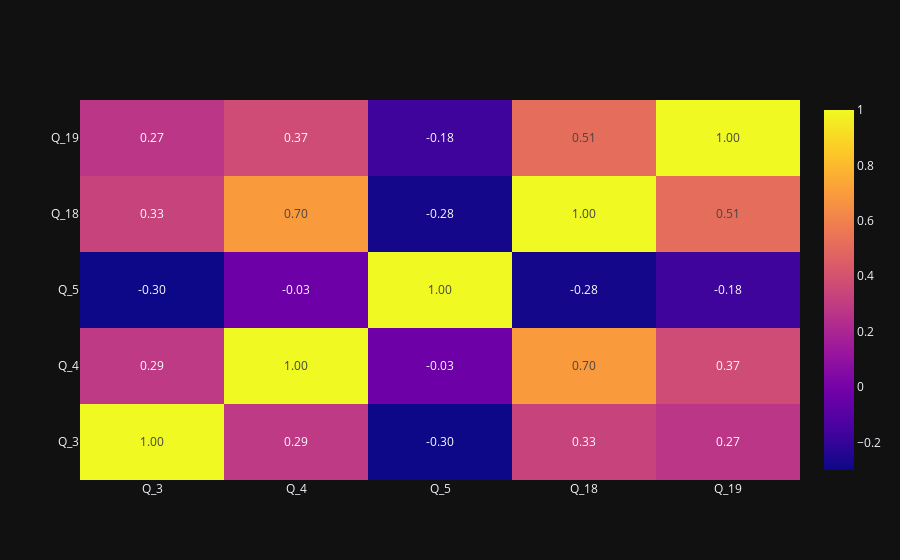

The notebook cell saved with this chart:
### Code cell
import plotly.graph_objects as go
import numpy as np

nc = df[numerical_d].corr()
fig = go.Figure()
fig.add_trace(
    go.Heatmap(
        x = nc.columns,
        y = nc.index,
        z = np.array(nc),
        text=nc.values,
        texttemplate='%{text:.2f}'
    )
)
fig.show()

### Figure 1 — Plotly figure (JSON) as saved in the notebook; plotly's stock layout.template omitted (floating-point values rounded to 4 significant figures)
{"data": [{"text": [[1.0, 0.2898, -0.2996, 0.3322, 0.2747], [0.2898, 1.0, -0.02813, 0.6953, 0.3714], [-0.2996, -0.02813, 1.0, -0.2789, -0.175], [0.3322, 0.6953, -0.2789, 1.0, 0.5147], [0.2747, 0.3714, -0.175, 0.5147, 1.0]], "texttemplate": "%{text:.2f}", "x": ["Q_3", "Q_4", "Q_5", "Q_18", "Q_19"], "y": ["Q_3", "Q_4", "Q_5", "Q_18", "Q_19"], "z": [[1.0, 0.2898, -0.2996, 0.3322, 0.2747], [0.2898, 1.0, -0.02813, 0.6953, 0.3714], [-0.2996, -0.02813, 1.0, -0.2789, -0.175], [0.3322, 0.6953, -0.2789, 1.0, 0.5147], [0.2747, 0.3714, -0.175, 0.5147, 1.0]], "type": "heatmap"}], "layout": {}}
